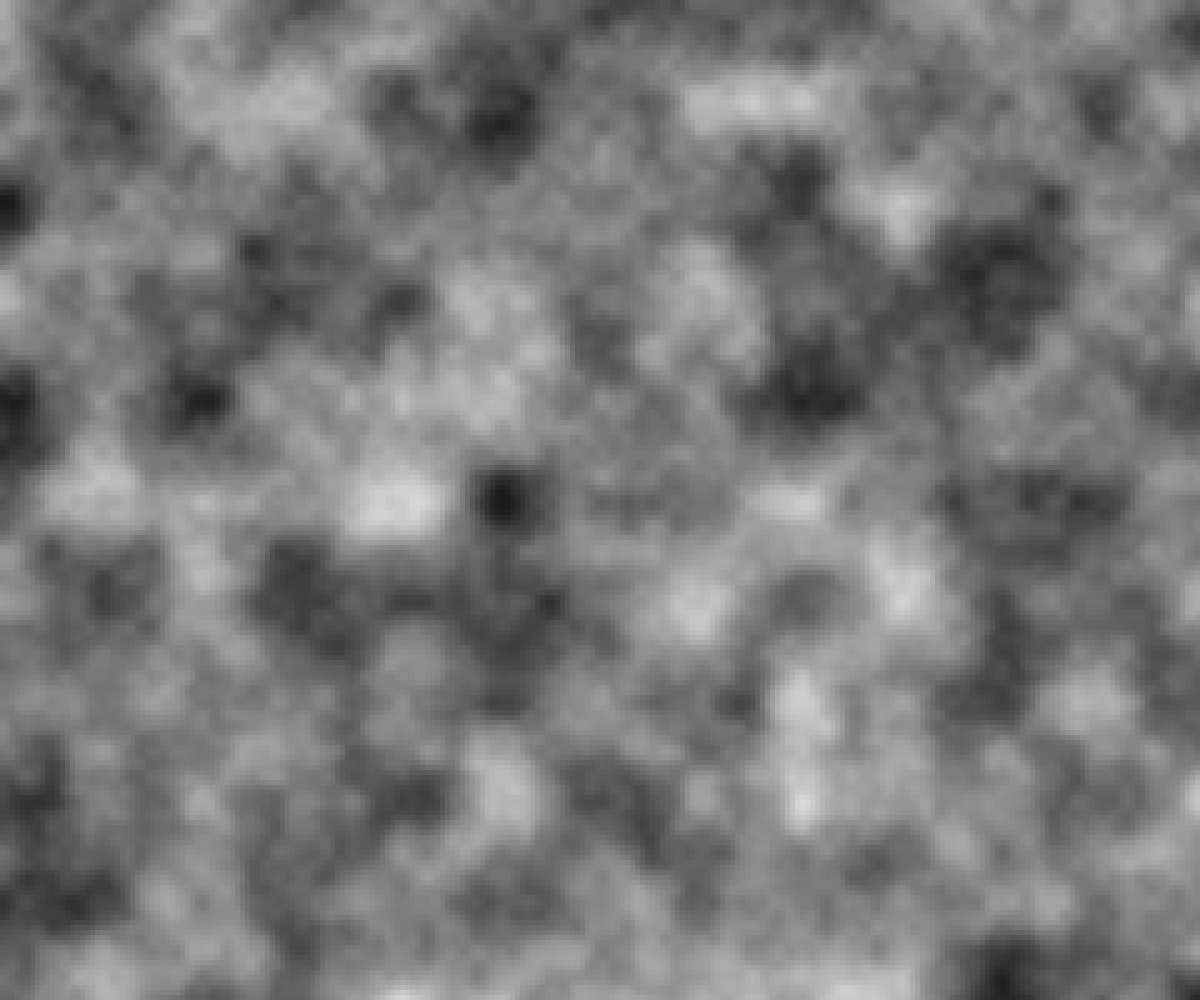
Frame 1 (no input)
Frame 60 (no input): identical to frame 1, image omitted
Frame 120 (the mouse pressed at the canvas centre since frame 60): identical to frame 1, image omitted

The p5.js sketch that drew this single still picture (run headless with seeded random() and noise() and a simulated clock; from frame 60 on, the mouse is pressed at the canvas centre):

// p5.js sketch
// ── sketch.js
function setup() {
  createCanvas(innerWidth, innerHeight);
}

function draw() {
  background(0, 0, 0, 30);

  // noise in 2d
  for (let i = 0; i < width; i += 5) {
    for (let j = 0; j < height; j += 5) {


      let outputNoise = noise((i*0.01), (j*0.01));
      fill(outputNoise*255);
      noStroke();
      rect(i, j, 5, 5)

    }
  }
  // noise in 1d
  // let noiseValue = noise (0.01*frameCount + 1000);
  // let noiseMapped = map( noiseValue, 0, 1, 10, 200);
  // ellipse (mouseX,mouseY, noiseMapped)
  // // console.log(noise(4 * frameCount + 2000));
}
